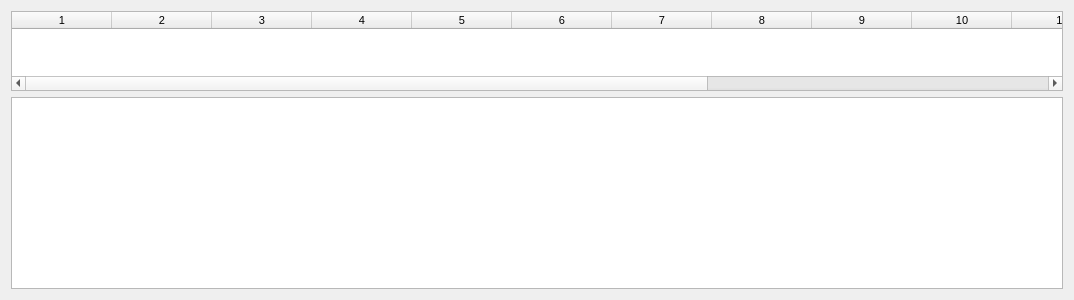
<?xml version="1.0" encoding="UTF-8"?>
<ui version="4.0">
 <class>GraphicsWidget</class>
 <widget class="QWidget" name="GraphicsWidget">
  <property name="geometry">
   <rect>
    <x>0</x>
    <y>0</y>
    <width>1074</width>
    <height>300</height>
   </rect>
  </property>
  <property name="windowTitle">
   <string>Form</string>
  </property>
  <property name="windowIcon">
   <iconset>
    <normaloff>../res/node.png</normaloff>../res/node.png</iconset>
  </property>
  <layout class="QGridLayout" name="gridLayout">
   <item row="0" column="0">
    <widget class="QTableWidget" name="tagTable">
     <property name="sizePolicy">
      <sizepolicy hsizetype="Expanding" vsizetype="Expanding">
       <horstretch>0</horstretch>
       <verstretch>0</verstretch>
      </sizepolicy>
     </property>
     <property name="minimumSize">
      <size>
       <width>0</width>
       <height>71</height>
      </size>
     </property>
     <property name="maximumSize">
      <size>
       <width>16777215</width>
       <height>16777215</height>
      </size>
     </property>
     <property name="font">
      <font>
       <pointsize>8</pointsize>
      </font>
     </property>
     <property name="sizeAdjustPolicy">
      <enum>QAbstractScrollArea::AdjustToContents</enum>
     </property>
     <property name="columnCount">
      <number>15</number>
     </property>
     <attribute name="verticalHeaderStretchLastSection">
      <bool>false</bool>
     </attribute>
     <column/>
     <column/>
     <column/>
     <column/>
     <column/>
     <column/>
     <column/>
     <column/>
     <column/>
     <column/>
     <column/>
     <column/>
     <column/>
     <column/>
     <column/>
    </widget>
   </item>
   <item row="1" column="0">
    <widget class="GraphicsView" name="graphicsView"/>
   </item>
  </layout>
 </widget>
 <customwidgets>
  <customwidget>
   <class>GraphicsView</class>
   <extends>QGraphicsView</extends>
   <header>GraphicsView.h</header>
  </customwidget>
 </customwidgets>
 <resources/>
 <connections/>
</ui>
